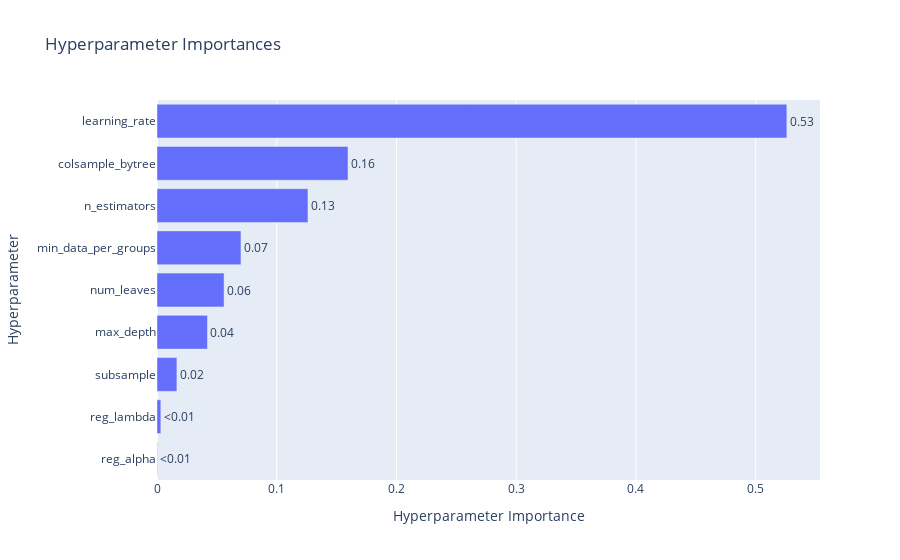

Notebook code cell kept with this figure:
### Code cell
plot_param_importances(study_lgbm)

### Figure 1 — Plotly figure (JSON) as saved in the notebook; plotly's stock layout.template omitted (floating-point values rounded to 4 significant figures)
{"data": [{"cliponaxis": false, "hovertemplate": ["reg_alpha (FloatDistribution): 0.0002742791815481105<extra></extra>", "reg_lambda (FloatDistribution): 0.003206206736798121<extra></extra>", "subsample (FloatDistribution): 0.016619103451223135<extra></extra>", "max_depth (IntDistribution): 0.04217008881688485<extra></extra>", "num_leaves (IntDistribution): 0.05599769251992186<extra></extra>", "min_data_per_groups (IntDistribution): 0.07012302067060872<extra></extra>", "n_estimators (IntDistribution): 0.12606776114754953<extra></extra>", "colsample_bytree (FloatDistribution): 0.15951279526376766<extra></extra>", "learning_rate (FloatDistribution): 0.5260290522116977<extra></extra>"], "name": "Objective Value", "orientation": "h", "text": ["<0.01", "<0.01", "0.02", "0.04", "0.06", "0.07", "0.13", "0.16", "0.53"], "textposition": "outside", "type": "bar", "x": [0.0002743, 0.003206, 0.01662, 0.04217, 0.056, 0.07012, 0.1261, 0.1595, 0.526], "y": ["reg_alpha", "reg_lambda", "subsample", "max_depth", "num_leaves", "min_data_per_groups", "n_estimators", "colsample_bytree", "learning_rate"]}], "layout": {"autosize": true, "title": {"text": "Hyperparameter Importances"}, "xaxis": {"autorange": true, "range": [0, 0.5537], "title": {"text": "Hyperparameter Importance"}, "type": "linear"}, "yaxis": {"autorange": true, "range": [-0.5, 8.5], "title": {"text": "Hyperparameter"}, "type": "category"}}}
